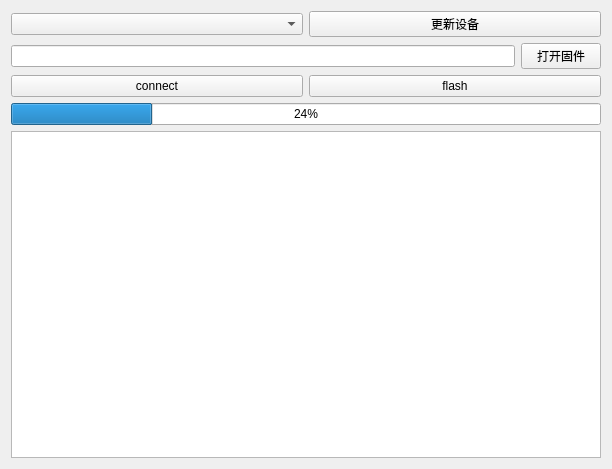
<?xml version="1.0" encoding="UTF-8"?>
<ui version="4.0">
 <class>Form</class>
 <widget class="QWidget" name="Form">
  <property name="geometry">
   <rect>
    <x>0</x>
    <y>0</y>
    <width>612</width>
    <height>469</height>
   </rect>
  </property>
  <property name="windowTitle">
   <string>DapLink flash</string>
  </property>
  <layout class="QVBoxLayout" name="verticalLayout_2">
   <item>
    <layout class="QVBoxLayout" name="verticalLayout">
     <item>
      <layout class="QHBoxLayout" name="horizontalLayout_7">
       <item>
        <widget class="QComboBox" name="daplink_list"/>
       </item>
       <item>
        <widget class="QPushButton" name="update_dap">
         <property name="text">
          <string>更新设备</string>
         </property>
        </widget>
       </item>
      </layout>
     </item>
     <item>
      <layout class="QHBoxLayout" name="horizontalLayout_5">
       <item>
        <widget class="QLineEdit" name="filepath"/>
       </item>
       <item>
        <widget class="QPushButton" name="selsec_firmware">
         <property name="text">
          <string>打开固件</string>
         </property>
        </widget>
       </item>
      </layout>
     </item>
     <item>
      <layout class="QHBoxLayout" name="horizontalLayout_6">
       <item>
        <widget class="QPushButton" name="connect">
         <property name="text">
          <string>connect</string>
         </property>
        </widget>
       </item>
       <item>
        <widget class="QPushButton" name="flash">
         <property name="text">
          <string>flash</string>
         </property>
        </widget>
       </item>
      </layout>
     </item>
     <item>
      <layout class="QHBoxLayout" name="horizontalLayout_8"/>
     </item>
     <item>
      <widget class="QProgressBar" name="progressBar">
       <property name="value">
        <number>24</number>
       </property>
      </widget>
     </item>
     <item>
      <widget class="QTextBrowser" name="log"/>
     </item>
    </layout>
   </item>
  </layout>
 </widget>
 <resources/>
 <connections/>
</ui>
